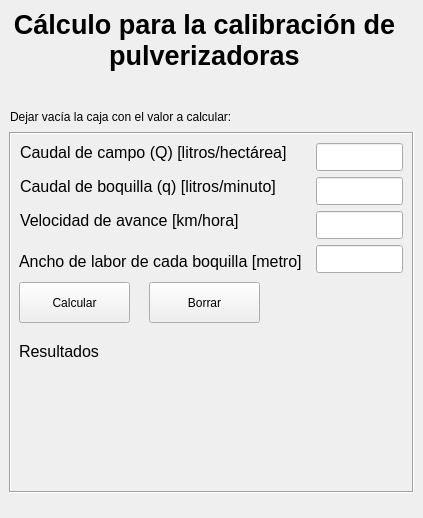
<?xml version="1.0" encoding="UTF-8"?>
<ui version="4.0">
 <class>MainWindow</class>
 <widget class="QMainWindow" name="MainWindow">
  <property name="geometry">
   <rect>
    <x>0</x>
    <y>0</y>
    <width>423</width>
    <height>518</height>
   </rect>
  </property>
  <property name="windowTitle">
   <string>MainWindow</string>
  </property>
  <widget class="QWidget" name="centralwidget">
   <widget class="QFrame" name="frame">
    <property name="geometry">
     <rect>
      <x>9</x>
      <y>132</y>
      <width>405</width>
      <height>361</height>
     </rect>
    </property>
    <property name="layoutDirection">
     <enum>Qt::LeftToRight</enum>
    </property>
    <property name="frameShape">
     <enum>QFrame::Box</enum>
    </property>
    <property name="frameShadow">
     <enum>QFrame::Sunken</enum>
    </property>
    <property name="lineWidth">
     <number>1</number>
    </property>
    <widget class="QLabel" name="caudal_de_campo">
     <property name="geometry">
      <rect>
       <x>11</x>
       <y>11</y>
       <width>271</width>
       <height>19</height>
      </rect>
     </property>
     <property name="font">
      <font>
       <pointsize>12</pointsize>
       <italic>false</italic>
      </font>
     </property>
     <property name="text">
      <string>Caudal de campo (Q) [litros/hectárea]</string>
     </property>
    </widget>
    <widget class="QLabel" name="caudal_de_boquilla">
     <property name="geometry">
      <rect>
       <x>11</x>
       <y>45</y>
       <width>267</width>
       <height>19</height>
      </rect>
     </property>
     <property name="font">
      <font>
       <pointsize>12</pointsize>
       <italic>false</italic>
      </font>
     </property>
     <property name="text">
      <string>Caudal de boquilla (q) [litros/minuto]</string>
     </property>
    </widget>
    <widget class="QLabel" name="velocidad_de_avance">
     <property name="geometry">
      <rect>
       <x>11</x>
       <y>79</y>
       <width>222</width>
       <height>19</height>
      </rect>
     </property>
     <property name="font">
      <font>
       <pointsize>12</pointsize>
       <italic>false</italic>
      </font>
     </property>
     <property name="text">
      <string>Velocidad de avance [km/hora]</string>
     </property>
    </widget>
    <widget class="QLabel" name="ancho_labor_boquilla">
     <property name="geometry">
      <rect>
       <x>10</x>
       <y>120</y>
       <width>290</width>
       <height>19</height>
      </rect>
     </property>
     <property name="font">
      <font>
       <pointsize>12</pointsize>
       <italic>false</italic>
      </font>
     </property>
     <property name="text">
      <string>Ancho de labor de cada boquilla [metro]</string>
     </property>
    </widget>
    <widget class="QLabel" name="resultados">
     <property name="geometry">
      <rect>
       <x>10</x>
       <y>210</y>
       <width>371</width>
       <height>121</height>
      </rect>
     </property>
     <property name="font">
      <font>
       <pointsize>12</pointsize>
      </font>
     </property>
     <property name="text">
      <string>Resultados</string>
     </property>
     <property name="alignment">
      <set>Qt::AlignJustify|Qt::AlignTop</set>
     </property>
     <property name="wordWrap">
      <bool>true</bool>
     </property>
     <property name="margin">
      <number>10</number>
     </property>
    </widget>
    <widget class="QLineEdit" name="caja_caudal_campo">
     <property name="geometry">
      <rect>
       <x>307</x>
       <y>11</y>
       <width>87</width>
       <height>28</height>
      </rect>
     </property>
    </widget>
    <widget class="QLineEdit" name="caja_caudal_boquilla">
     <property name="geometry">
      <rect>
       <x>307</x>
       <y>45</y>
       <width>87</width>
       <height>28</height>
      </rect>
     </property>
    </widget>
    <widget class="QLineEdit" name="caja_velocidad_avance">
     <property name="geometry">
      <rect>
       <x>307</x>
       <y>79</y>
       <width>87</width>
       <height>28</height>
      </rect>
     </property>
    </widget>
    <widget class="QLineEdit" name="caja_ancho_labor_boquilla">
     <property name="geometry">
      <rect>
       <x>307</x>
       <y>113</y>
       <width>87</width>
       <height>28</height>
      </rect>
     </property>
    </widget>
    <widget class="QPushButton" name="boton_calcular">
     <property name="geometry">
      <rect>
       <x>10</x>
       <y>150</y>
       <width>111</width>
       <height>41</height>
      </rect>
     </property>
     <property name="text">
      <string>Calcular</string>
     </property>
    </widget>
    <widget class="QPushButton" name="boton_borrar">
     <property name="geometry">
      <rect>
       <x>140</x>
       <y>150</y>
       <width>111</width>
       <height>41</height>
      </rect>
     </property>
     <property name="text">
      <string>Borrar</string>
     </property>
    </widget>
   </widget>
   <widget class="QLabel" name="label">
    <property name="geometry">
     <rect>
      <x>9</x>
      <y>9</y>
      <width>391</width>
      <height>81</height>
     </rect>
    </property>
    <property name="font">
     <font>
      <pointsize>20</pointsize>
      <weight>75</weight>
      <bold>true</bold>
     </font>
    </property>
    <property name="text">
     <string>Cálculo para la calibración de pulverizadoras</string>
    </property>
    <property name="alignment">
     <set>Qt::AlignHCenter|Qt::AlignTop</set>
    </property>
    <property name="wordWrap">
     <bool>true</bool>
    </property>
   </widget>
   <widget class="QLabel" name="label_2">
    <property name="geometry">
     <rect>
      <x>10</x>
      <y>110</y>
      <width>235</width>
      <height>16</height>
     </rect>
    </property>
    <property name="text">
     <string>Dejar vacía la caja con el valor a calcular:</string>
    </property>
    <property name="alignment">
     <set>Qt::AlignLeading|Qt::AlignLeft|Qt::AlignTop</set>
    </property>
   </widget>
  </widget>
 </widget>
 <resources/>
 <connections>
  <connection>
   <sender>boton_borrar</sender>
   <signal>clicked()</signal>
   <receiver>caja_ancho_labor_boquilla</receiver>
   <slot>clear()</slot>
   <hints>
    <hint type="sourcelabel">
     <x>249</x>
     <y>303</y>
    </hint>
    <hint type="destinationlabel">
     <x>353</x>
     <y>269</y>
    </hint>
   </hints>
  </connection>
  <connection>
   <sender>boton_borrar</sender>
   <signal>clicked()</signal>
   <receiver>caja_velocidad_avance</receiver>
   <slot>clear()</slot>
   <hints>
    <hint type="sourcelabel">
     <x>175</x>
     <y>294</y>
    </hint>
    <hint type="destinationlabel">
     <x>343</x>
     <y>233</y>
    </hint>
   </hints>
  </connection>
  <connection>
   <sender>boton_borrar</sender>
   <signal>clicked()</signal>
   <receiver>caja_caudal_boquilla</receiver>
   <slot>clear()</slot>
   <hints>
    <hint type="sourcelabel">
     <x>182</x>
     <y>305</y>
    </hint>
    <hint type="destinationlabel">
     <x>358</x>
     <y>199</y>
    </hint>
   </hints>
  </connection>
  <connection>
   <sender>boton_borrar</sender>
   <signal>clicked()</signal>
   <receiver>caja_caudal_campo</receiver>
   <slot>clear()</slot>
   <hints>
    <hint type="sourcelabel">
     <x>175</x>
     <y>296</y>
    </hint>
    <hint type="destinationlabel">
     <x>337</x>
     <y>157</y>
    </hint>
   </hints>
  </connection>
  <connection>
   <sender>boton_borrar</sender>
   <signal>clicked()</signal>
   <receiver>resultados</receiver>
   <slot>clear()</slot>
   <hints>
    <hint type="sourcelabel">
     <x>202</x>
     <y>313</y>
    </hint>
    <hint type="destinationlabel">
     <x>217</x>
     <y>389</y>
    </hint>
   </hints>
  </connection>
 </connections>
</ui>
